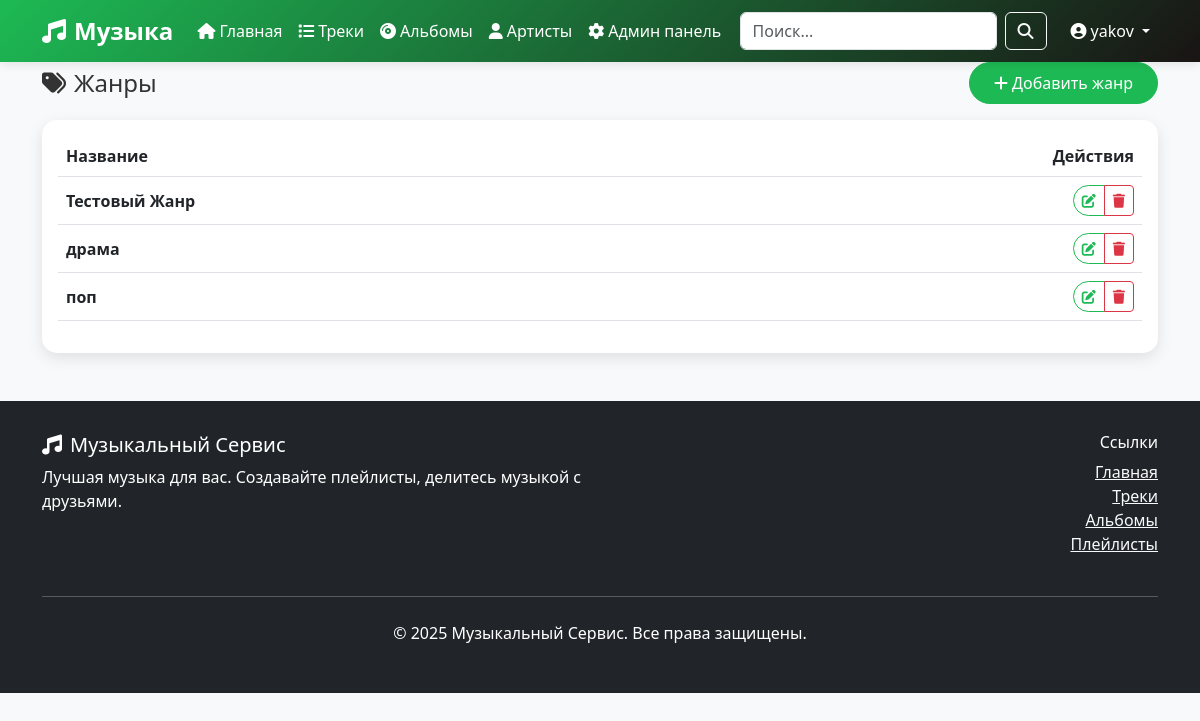
/admin-panel/genres/ (signed in), run on an earlier commit of the app's database.
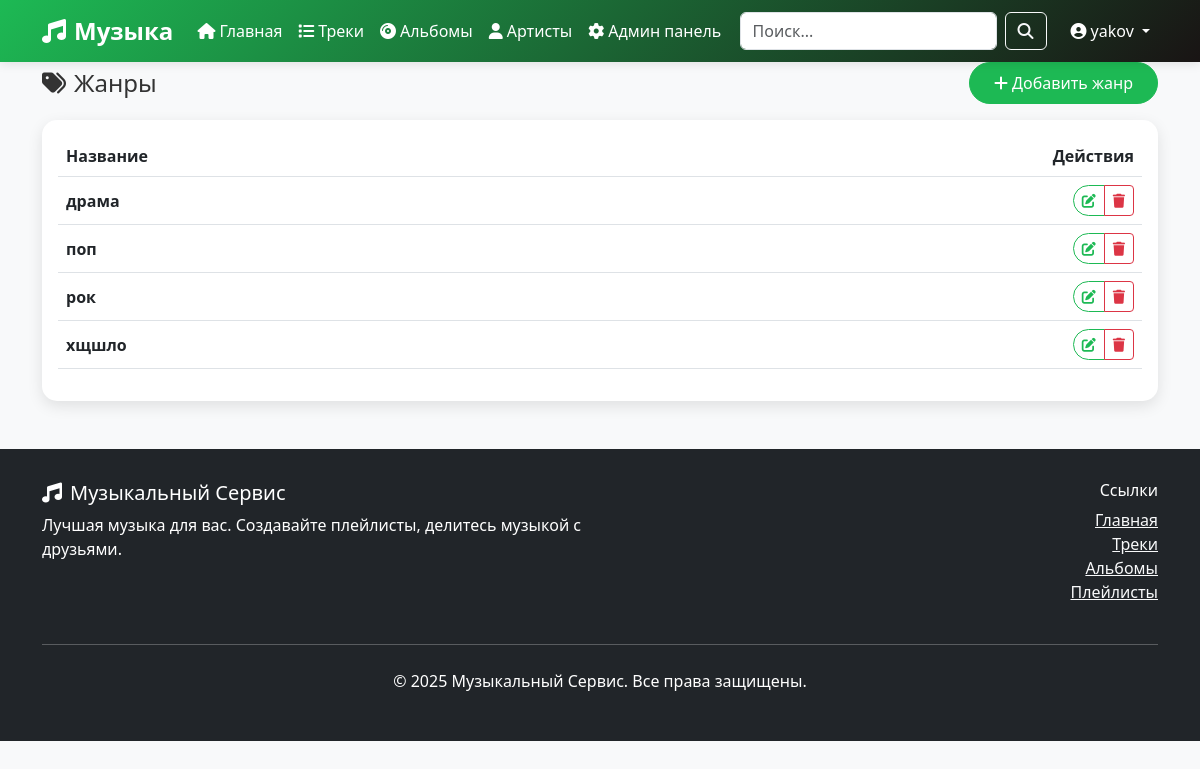
And on a later commit of the database.
### music/models.py (models this page shows, shortened)
class Genre(models.Model):
    id = models.UUIDField(primary_key=True, default=uuid.uuid4, editable=False)
    name = models.CharField(max_length=100, unique=True, verbose_name='Название жанра')
    class Meta:
        db_table = 'жанры'
        verbose_name = 'Жанр'
        verbose_name_plural = 'Жанры'

### music/views.py (the view)
# urls.py: path('admin-panel/genres/', views.admin_genres, name='admin_genres'),
@login_required
def admin_genres(request):
    if not request.user.is_authenticated or request.user.role != 'admin':
        messages.error(request, 'Доступ запрещен. Требуются права администратора.')
        return redirect('music:home')
    genres = Genre.objects.all().order_by('name')
    context = {
        'genres': genres,
    }
    return render(request, 'music/admin/admin_genres.html', context)

### music/templates/music/admin/admin_genres.html (shortened to what this page needs)
{% extends 'music/base.html' %}
{% block content %}
<div class="container">
    <div class="row">
        <div class="col-12">
            <div class="d-flex justify-content-between align-items-center mb-3">
                <h1 class="h4 mb-0">
                    <i class="fas fa-tags me-2"></i>Жанры
                </h1>
                <a href="{% url 'music:admin_create_genre' %}" class="btn btn-primary">
                    <i class="fas fa-plus me-1"></i>Добавить жанр
                </a>
            </div>
            <div class="card">
                <div class="card-body">
                    {% if genres %}
                        <div class="table-responsive">
                            <table class="table align-middle">
                                <thead>
                                    <tr>
                                        <th>Название</th>
                                        <th class="text-end">Действия</th>
                                    </tr>
                                </thead>
                                <tbody>
                                    {% for genre in genres %}
                                        <tr>
                                            <td>
                                                <strong>{{ genre.name }}</strong>
                                            </td>
                                            <td class="text-end">
                                                <div class="btn-group" role="group">
                                                    <a href="{% url 'music:admin_edit_genre' genre.pk %}" class="btn btn-sm btn-outline-primary">
                                                        <i class="fas fa-edit"></i>
                                                    </a>
                                                    <button type="button" class="btn btn-sm btn-outline-danger"
                                                            onclick="confirmDelete('{{ genre.name }}', '{% url 'music:admin_delete_genre' genre.pk %}')">
                                                        <i class="fas fa-trash"></i>
                                                    </button>
                                                </div>
                                            </td>
                                        </tr>
                                    {% endfor %}
                                </tbody>
                            </table>
                        </div>
                    {% else %}
                        <div class="alert alert-info mb-0">
                            <i class="fas fa-info-circle me-2"></i>Жанров пока нет.
                        </div>
                    {% endif %}
                </div>
            </div>
        </div>
    </div>
</div>
{% endblock %}

What changed in the data, as far as the page shows it:
removed Genre: name "Тестовый Жанр"
added Genre: name "рок"
added Genre: name "хщшло"
